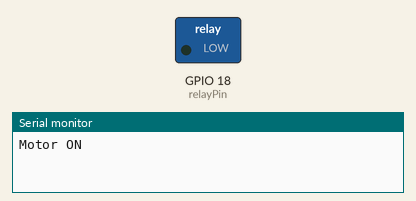
The sketch below on a simulated ESP32. Parts: switched loads named in the sketch (green lamp = pin HIGH), the last lines printed to the serial monitor.

Above: at 3.5 s.
At 9.5 s:
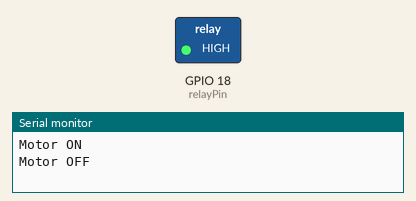
Timing chart, 0 to 15.6 s (numbered marks = the images above):
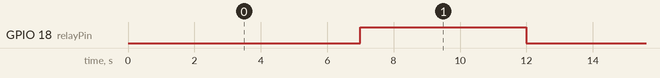

Measured:
- by itself, GPIO 18 (relayPin): alternates HIGH for 5.0 s and LOW for 7.0 s

The sketch:

easycoding6.ino
```cpp
int relayPin = 18;

void setup() {
  Serial.begin(115200);
  pinMode(relayPin, OUTPUT);

  digitalWrite(relayPin, HIGH); // Relay OFF
}

void loop() {
  digitalWrite(relayPin, LOW);  // Turn ON motor (active LOW)
  Serial.println("Motor ON");
  delay(7000); // Motor runs for 7 sec

  digitalWrite(relayPin, HIGH); // Turn OFF motor
  Serial.println("Motor OFF");
  delay(5000); // Motor is OFF for 5 sec
}
```
